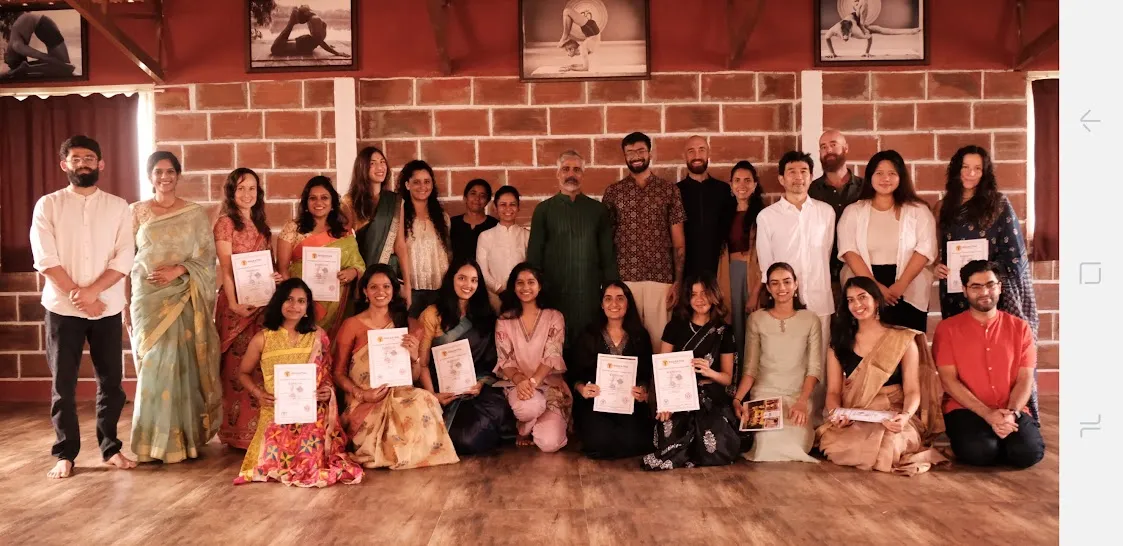
#> input picture img/graduate.jpg, 1123 x 546 px
$ python 90HaarFaceDetection.py
#> lines starting #> are read from the running program, lines starting #| are printed output that depends on the picture; after the words box and inside, x2 and y2 are one past the last pixel; in counts of white or black regions, pixels touching at a corner belong together
import cv2
from cv2.data import haarcascades

face_cascade = cv2.CascadeClassifier('../recdata/haarcascade_frontalface_default.xml')
eye_cascade = cv2.CascadeClassifier('../recdata/haarcascade_eye.xml')
img = cv2.imread('../img/graduate.jpg')
#> img is the input picture: shape (546, 1123, 3); mean B, G, R 80.9, 98.2, 153
gray = cv2.cvtColor(img, cv2.COLOR_BGR2GRAY)
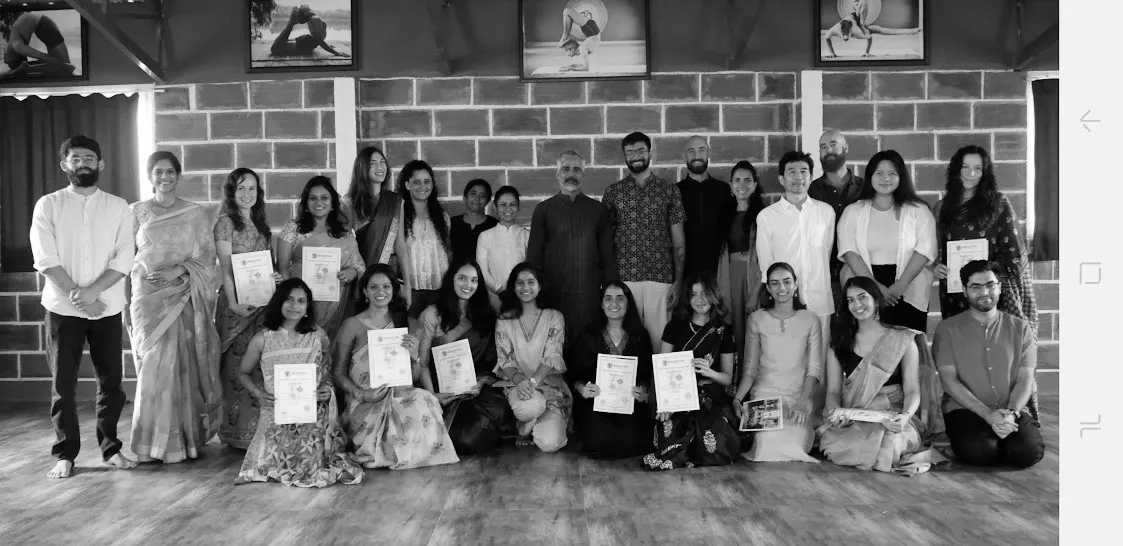
#> gray: shape (546, 1123); min 0, max 255, mean 112.6

# 얼굴 검출
faces = face_cascade.detectMultiScale(gray)
#> faces = 25 rows, first 6: [682, 140, 29, 29], [366, 154, 26, 26], [957, 157, 30, 30], [149, 160, 30, 30], [870, 162, 31, 31], [728, 169, 29, 29]
# [6 lines of commented-out code are left out]
for x, y, w, h in faces:
    cv2.rectangle(img, (x, y), (x + w, y + h), (255, 0, 0), 8)
    # 아래처럼 하면 y,x로 인식을 해야하는데 x,y로 인식을 해서 코드를 변경해준다
    # eyes = eye_cascade.detectMultiScale(gray[x:x+w, y:y+h])
    eyes = eye_cascade.detectMultiScale(gray[y:y+h, x:x+w])
    # print(eyes)
    # for x, y, w, h in eyes:
    #     cv2.rectangle(img, (x, y), (x + w, y + h), (0, 255, 0), 2)

    # 얼굴 좌표를 따로 찾아서 부여해주어야함
    # 아래 코드를 부여하지 않으면 코드가 제대로 동작하지 않음
    new_img = img[y:y+h, x:x+w]
    # print(eyes)
    for x, y, w, h in eyes:
        cv2.rectangle(new_img, (x, y), (x + w, y + h), (0, 255, 0), 2)
#> this loop made 25 passes
#> pass 1, `new_img = img[y:y+h, x:x+w]`:
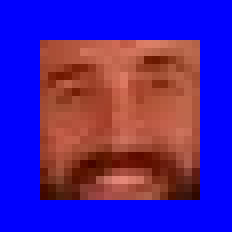
#> new_img: shape (29, 29, 3) (shown 8 times larger); mean B, G, R 158.6, 35.1, 75.8
#> pass 2, `new_img = img[y:y+h, x:x+w]`:
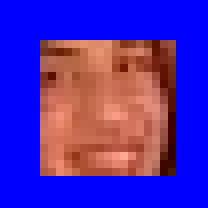
#> new_img: shape (26, 26, 3) (shown 8 times larger); mean B, G, R 177.5, 41.3, 77.8
#> pass 3, `new_img = img[y:y+h, x:x+w]`:
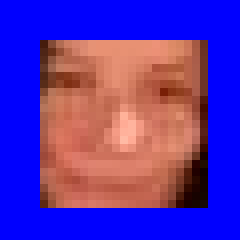
#> new_img: shape (30, 30, 3) (shown 8 times larger); mean B, G, R 169.7, 50.6, 90.8
#> after the loop:
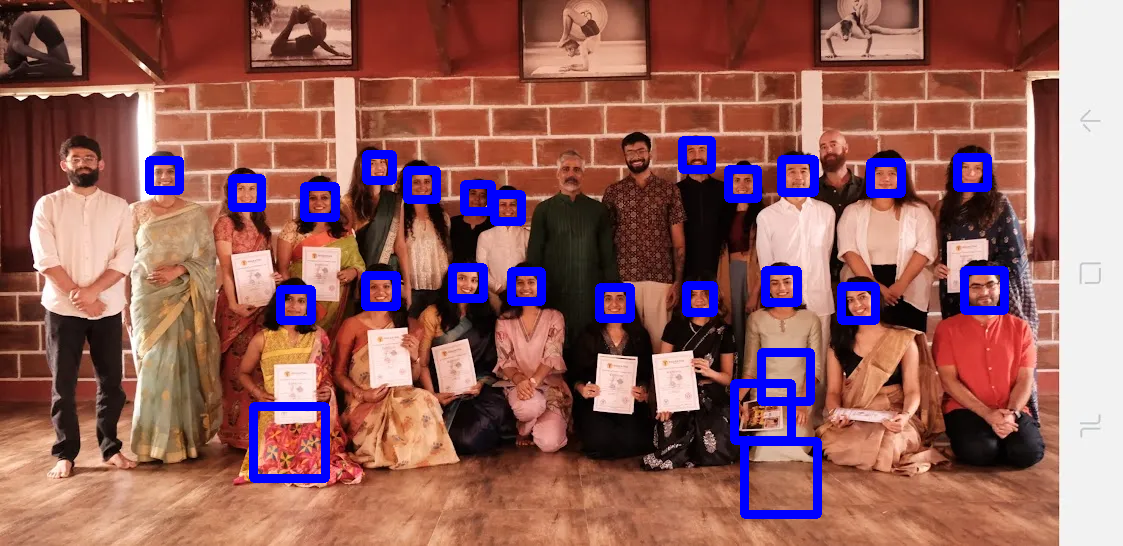
#> img: shape (546, 1123, 3); 4.97% of pixels changed, all inside (x1, y1, x2, y2) = (145, 136, 1009, 519)
#> after the loop:
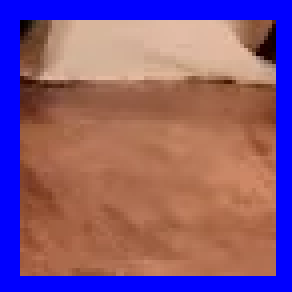
#> new_img: shape (73, 73, 3) (shown 4 times larger); mean B, G, R 127, 89.1, 132.4


# 교수님 최종 정리
for fx, fy, fw, fh in faces:
    cv2.rectangle(img, (fx, fy), (fx + fw, fy + fh), (255, 0, 0), 8)
    eyes = eye_cascade.detectMultiScale(gray[fy:fy+fh, fx:fx+fw])
    # print(eyes)
    for ex, ey, ew, eh in eyes:
        cv2.rectangle(img, (ex + fx, ey + fy), (ex + + fx + ew, ey + fy + eh), (0, 255, 0), 2)
#> this loop made 25 passes


cv2.imshow('gray', img)
cv2.waitKey()
cv2.destroyAllWindows()
